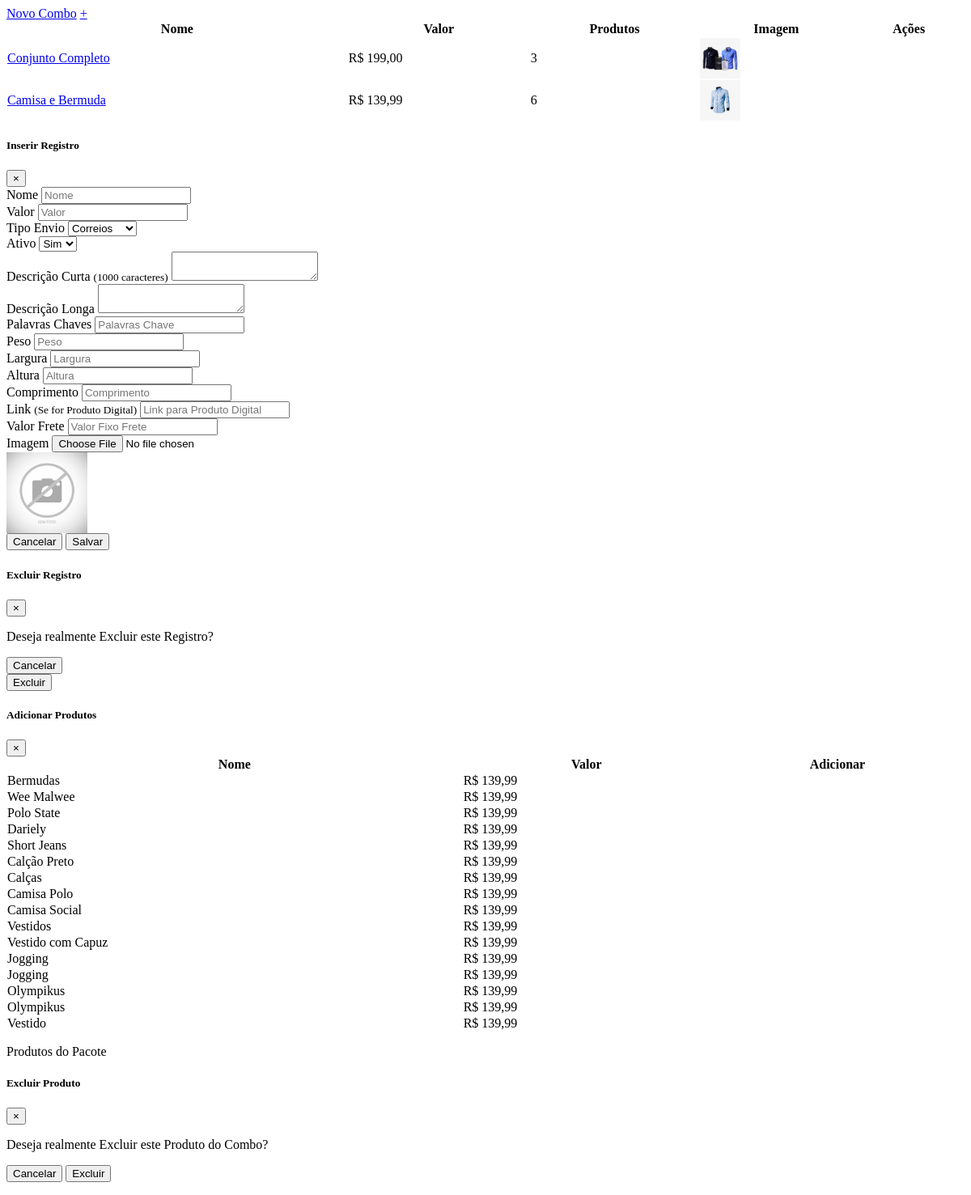
The page /sistema/painel-admin/combos.php (signed in) on the database as committed earlier.
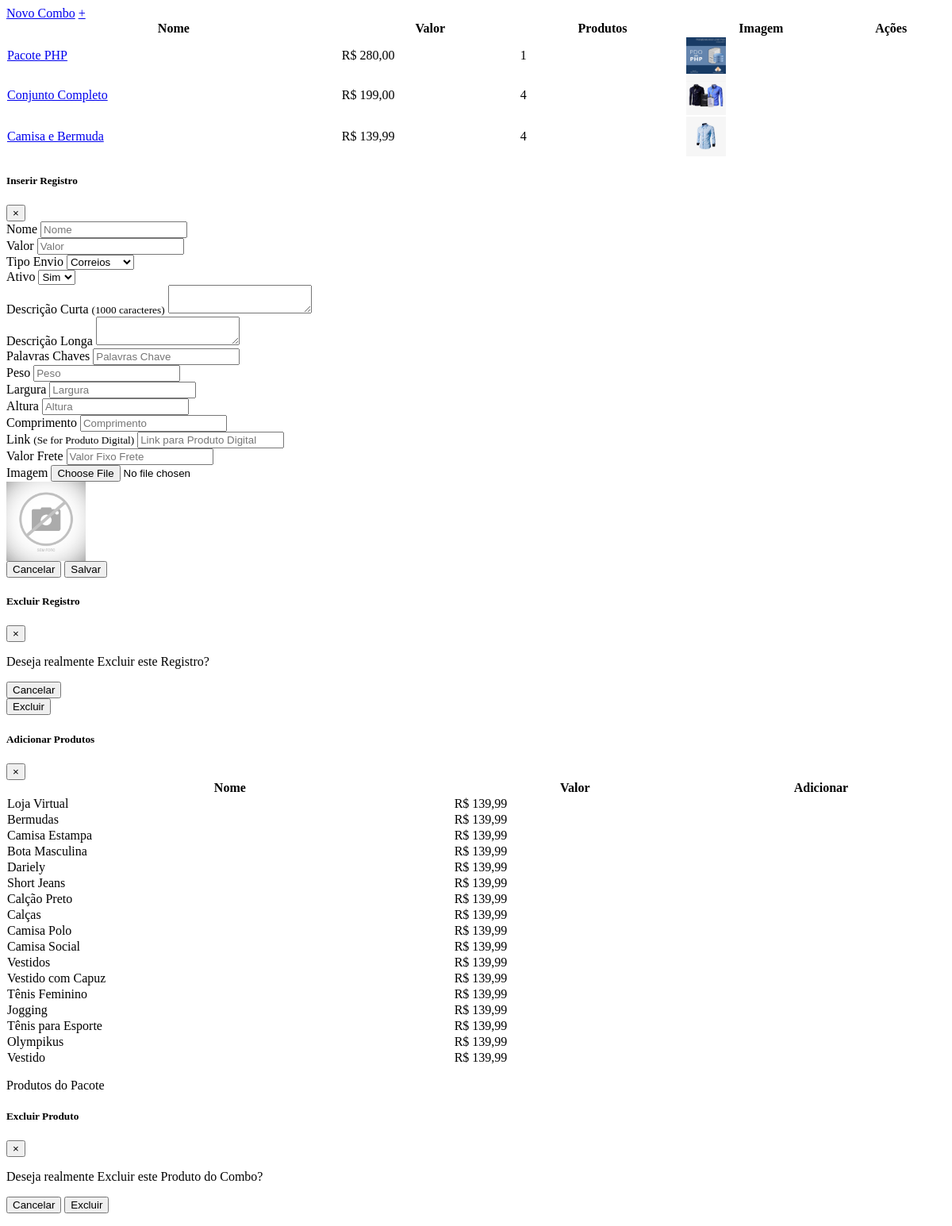
The same page on the database as committed later.
### tables this page shows
CREATE TABLE `combos` (
  `id` int(11) NOT NULL AUTO_INCREMENT,
  `nome` varchar(100) NOT NULL,
  `nome_url` varchar(50) NOT NULL,
  `descricao` varchar(1000) NOT NULL,
  `descricao_longa` text NOT NULL,
  `valor` decimal(8,2) NOT NULL,
  `imagem` varchar(100) NOT NULL,
  `tipo_envio` int(1) NOT NULL,
  `palavras` varchar(250) NOT NULL,
  `ativo` varchar(5) NOT NULL,
  `peso` double(8,2) NOT NULL,
  `largura` double(8,2) NOT NULL,
  `altura` double(8,2) NOT NULL,
  `comprimento` double(8,2) NOT NULL,
  `valor_frete` decimal(10,2) DEFAULT NULL,
  `vendas` int(11) DEFAULT NULL,
  `link` varchar(150) DEFAULT NULL,
  PRIMARY KEY (`id`)
);

CREATE TABLE `produtos` (
  `id` int(11) NOT NULL AUTO_INCREMENT,
  `categoria` int(11) NOT NULL,
  `sub_categoria` int(11) NOT NULL,
  `nome` varchar(100) NOT NULL,
  `nome_url` varchar(100) NOT NULL,
  `descricao` varchar(1000) NOT NULL,
  `descricao_longa` text NOT NULL,
  `valor` decimal(10,2) NOT NULL,
  `imagem` varchar(100) NOT NULL,
  `estoque` int(11) NOT NULL,
  `tipo_envio` int(11) NOT NULL,
  `palavras` varchar(250) NOT NULL,
  `ativo` varchar(5) NOT NULL,
  `peso` double(8,2) DEFAULT NULL,
  `largura` int(11) DEFAULT NULL,
  `altura` int(11) DEFAULT NULL,
  `comprimento` int(11) DEFAULT NULL,
  `modelo` varchar(100) DEFAULT NULL,
  `valor_frete` decimal(8,2) DEFAULT NULL,
  `promocao` varchar(5) NOT NULL,
  `vendas` int(11) DEFAULT NULL,
  `link` varchar(150) DEFAULT NULL,
  PRIMARY KEY (`id`)
);

### sistema/painel-admin/combos.php (the view, shortened to what this page needs)
<?php
$pag = "combos";
require_once("../../conexao.php");
?>
<div class="row mt-4 mb-4">
  <a type="button" class="btn-primary btn-sm ml-3 d-none d-md-block" href="index.php?pag=<?php echo $pag ?>&funcao=novo">Novo Combo</a>
  <a type="button" class="btn-primary btn-sm ml-3 d-block d-sm-none" href="index.php?pag=<?php echo $pag ?>&funcao=novo">+</a>
</div>
<div class="card shadow mb-4">
  <div class="card-body">
    <div class="table-responsive">
      <table class="table table-bordered" id="dataTable" width="100%" cellspacing="0">
        <thead>
          <tr>
            <th>Nome</th>
            <th>Valor</th>
            <th>Produtos</th>
            <th>Imagem</th>
            <th>Ações</th>
          </tr>
        </thead>
        <tbody>
         <?php
         $query = $pdo->query("SELECT * FROM combos order by id desc ");
         $res = $query->fetchAll(PDO::FETCH_ASSOC);
         for ($i=0; $i < count($res); $i++) {
          $nome = $res[$i]['nome'];
          $valor = $res[$i]['valor'];
          $imagem = $res[$i]['imagem'];
          $id = $res[$i]['id'];
          $valor = number_format($valor, 2, ',', '.');
          $query2 = $pdo->query("SELECT * FROM prod_combos where id_combo = '$id' ");
          $res2 = $query2->fetchAll(PDO::FETCH_ASSOC);
          $total_produtos = @count($res2);
          ?>
          <tr>
            <td>
              <a href="index.php?pag=<?php echo $pag ?>&funcao=produtos&id=<?php echo $id ?>" class="text-info">
                <?php echo $nome ?>
              </a>
            </td>
            <td>R$ <?php echo $valor ?></td>
            <td><?php echo $total_produtos ?></td>
            <td><img src="../../img/combos/<?php echo $imagem ?>" width="50"></td>
            <td>
           </td>
         </tr>
       <?php } ?>
     </tbody>
   </table>
 </div>
</div>
</div>
<div class="modal fade" id="modalDados" tabindex="-1" role="dialog" aria-labelledby="exampleModalLabel" aria-hidden="true">
  <div class="modal-dialog modal-lg" role="document">
    <div class="modal-content">
      <div class="modal-header">
        <?php
        if (@$_GET['funcao'] == 'editar') {
          $titulo = "Editar Registro";
          $id2 = $_GET['id'];
          $query = $pdo->query("SELECT * FROM combos where id = '" . $id2 . "' ");
          $res = $query->fetchAll(PDO::FETCH_ASSOC);
          $nome2 = $res[0]['nome'];
          $imagem2 = $res[0]['imagem'];
          $valor2 = $res[0]['valor'];
          $descricao2 = $res[0]['descricao'];
          $desc_longa2 = $res[0]['descricao_longa'];
          $tipo_envio2 = $res[0]['tipo_envio'];
          $palavras2 = $res[0]['palavras'];
          $ativo2 = $res[0]['ativo'];
          $peso2 = $res[0]['peso'];
          $largura2 = $res[0]['largura'];
          $altura2 = $res[0]['altura'];
          $comprimento2 = $res[0]['comprimento'];
          $valor_frete2 = $res[0]['valor_frete'];
          $link2 = $res[0]['link'];
        } else {
          $titulo = "Inserir Registro";
        }
        ?>
        <h5 class="modal-title" id="exampleModalLabel"><?php echo $titulo ?></h5>
        <button type="button" class="close" data-dismiss="modal" aria-label="Close">
          <span aria-hidden="true">&times;</span>
        </button>
      </div>
      <form id="form" method="POST">
        <div class="modal-body">
          <div class="row">
            <div class="col-md-4">
             <div class="form-group">
              <label >Nome</label>
              <input value="<?php echo @$nome2 ?>" type="text" class="form-control form-control-sm" id="nome-cat" name="nome-cat" placeholder="Nome">
            </div>
          </div>
          <div class="col-md-3">
           <div class="form-group">
            <label >Valor</label>
            <input value="<?php echo @$valor2 ?>" type="text" class="form-control form-control-sm" id="valor" name="valor" placeholder="Valor">
          </div>
        </div>
        <div class="col-md-3">
         <div class="form-group">
          <label >Tipo Envio</label>
          <select class="form-control form-control-sm" name="tipo_envio" id="tipo_envio">
            <?php
            $query2 = $pdo->query("SELECT * from tipo_envios order by nome asc ");
            $res2 = $query2->fetchAll(PDO::FETCH_ASSOC);
            for ($i=0; $i < count($res2); $i++) {
              if(@$nomeTipo != $res2[$i]['nome']){
               echo "<option value='".$res2[$i]['id']."' >" . $res2[$i]['nome'] . "</option>";
             }
           }
           ?>
         </select>
       </div>
     </div>
     <div class="col-md-2">
       <div class="form-group">
        <label >Ativo</label>
        <select class="form-control form-control-sm" name="ativo" id="ativo">
          <?php
          if(@$ativo2 != "Sim"){
           echo "<option value='Sim'>Sim</option>";
         }
         ?>
       </select>
     </div>
   </div>
 </div>
 <div class="form-group">
  <label >Descrição Curta <small>(1000 caracteres)</small></label>
  <textarea maxlength="1000" class="form-control form-control-sm" id="descricao" name="descricao" ><?php echo @$descricao2 ?></textarea>
</div>
<div class="form-group">
  <label >Descrição Longa </label>
  <textarea  class="form-control form-control-sm" id="descricao_longa" name="descricao_longa" ><?php echo @$desc_longa2 ?></textarea>
</div>
<div class="form-group">
  <label >Palavras Chaves</label>
  <input value="<?php echo @$palavras2 ?>" type="text" class="form-control form-control-sm" id="palavras" name="palavras" placeholder="Palavras Chave">
</div>
<div class="row">
  <div class="col-md-3">
   <div class="form-group">
    <label >Peso</label>
    <input value="<?php echo @$peso2 ?>" type="text" class="form-control form-control-sm" id="peso" name="peso" placeholder="Peso">
  </div>
</div>
<div class="col-md-3">
 <div class="form-group">
  <label >Largura</label>
  <input value="<?php echo @$largura2 ?>" type="text" class="form-control form-control-sm" id="largura" name="largura" placeholder="Largura">
</div>
</div>
<div class="col-md-3">
 <div class="form-group">
  <label >Altura</label>
  <input value="<?php echo @$altura2 ?>" type="text" class="form-control form-control-sm" id="altura" name="altura" placeholder="Altura">
</div>
</div>
<div class="col-md-3">
 <div class="form-group">
  <label >Comprimento</label>
  <input value="<?php echo @$comprimento2 ?>" type="text" class="form-control form-control-sm" id="comprimento" name="comprimento" placeholder="Comprimento">
</div>
</div>
</div>
<div class="form-group">
    <label >Link <small>(Se for Produto Digital)</small></label>
    <input value="<?php echo @$link2 ?>" type="text" class="form-control form-control-sm" id="link" name="link" placeholder="Link para Produto Digital">
</div>
<div class="row">
 <div class="col-md-4">
  <div class="form-group">
    <label >Valor Frete</label>
    <input value="<?php echo @$valor_frete2 ?>" type="text" class="form-control form-control-sm" id="valor-frete" name="valor-frete" placeholder="Valor Fixo Frete">
  </div>
</div>
<div class="col-md-4">
 <div class="form-group">
  <label >Imagem</label>
  <input type="file" value="<?php echo @$imagem2 ?>"  class="form-control-file" id="imagem" name="imagem" onChange="carregarImg();">
</div>
</div>
<div class="col-md-4 mt-4">
  <?php if(@$imagem2 != ""){ ?>
    <img src="../../img/combos/<?php echo $imagem2 ?>" width="100" height="100" id="target">
  <?php  }else{ ?>
    <img src="../../img/combos/sem-foto.jpg" width="100" height="100" id="target">
  <?php } ?>
</div>
</div>
</div>
<div class="modal-footer">
  <button type="button" id="btn-fechar" class="btn btn-secondary" data-dismiss="modal">Cancelar</button>
  <button type="submit" name="btn-salvar" id="btn-salvar" class="btn btn-primary">Salvar</button>
</div>
</form>
</div>
</div>
</div>
<div class="modal" id="modal-deletar" tabindex="-1" role="dialog">
  <div class="modal-dialog" role="document">
    <div class="modal-content">
      <div class="modal-header">
        <h5 class="modal-title">Excluir Registro</h5>
        <button type="button" class="close" data-dismiss="modal" aria-label="Close">
          <span aria-hidden="true">&times;</span>
        </button>
      </div>
      <div class="modal-body">
        <p>Deseja realmente Excluir este Registro?</p>
      </div>
      <div class="modal-footer">
        <button type="button" class="btn btn-secondary" data-dismiss="modal" id="btn-cancelar-excluir">Cancelar</button>
        <form method="post">
          <button type="button" id="btn-deletar" name="btn-deletar" class="btn btn-danger">Excluir</button>
        </form>
      </div>
    </div>
  </div>
</div>
<div class="modal fade" id="modal-produtos" tabindex="-1" role="dialog">
  <div class="modal-dialog modal-lg" role="document">
    <div class="modal-content">
      <div class="modal-header">
        <h5 class="modal-title">Adicionar Produtos</h5>
        <button type="button" class="close" data-dismiss="modal" aria-label="Close">
          <span aria-hidden="true">&times;</span>
        </button>
      </div>
      <div class="modal-body">
        <div class="row">
          <div class="col-md-9" >
            <div class="table-responsive">
              <table class="table table-bordered" id="dataTable2" width="100%" cellspacing="0">
                <thead>
                  <tr>
                    <th>Nome</th>
                    <th>Valor</th>
                    <th>Adicionar</th>
                  </tr>
                </thead>
                <tbody>
                  <?php
                  $query = $pdo->query("SELECT * FROM produtos where ativo = 'Sim' order by id desc ");
                  $res = $query->fetchAll(PDO::FETCH_ASSOC);
                  for ($i=0; $i < count($res); $i++) {
                    $nome_prod = $res[$i]['nome'];
                    ?>
                    <tr>
                      <td>
                        <?php echo $nome_prod ?>
                      </td>
                      <td>R$ <?php echo $valor ?></td>
                      <td>
                      </td>
                    </tr>
                  <?php } ?>
                </tbody>
              </table>
            </div>
          </div>
          <div class="col-md-3">
            <p>Produtos do Pacote </p>
          </div>
        </div>
      </div>
    </div>
  </div>
</div>
<div class="modal" id="modalDeletarProd" tabindex="-1" role="dialog">
  <div class="modal-dialog" role="document">
    <div class="modal-content">
      <div class="modal-header">
        <h5 class="modal-title">Excluir Produto</h5>
        <button type="button" class="close" data-dismiss="modal" aria-label="Close">
          <span aria-hidden="true">&times;</span>
        </button>
      </div>
      <div class="modal-body">
        <p>Deseja realmente Excluir este Produto do Combo?</p>
      </div>
      <div class="modal-footer">
        <form method="post">
          <button type="button" class="btn btn-secondary" data-dismiss="modal" id="btn-cancelar-excluir-produto">Cancelar</button>
          <button type="button" id="btn-deletar-produto" name="btn-deletar-produto" class="btn btn-danger">Excluir</button>
        </form>
      </div>
    </div>
  </div>
</div>

Rows that differ between the two databases and show on the page:
added combos: nome "Pacote PHP", valor "280,00", total_produtos "1", imagem (picture)
computed for combos "Conjunto Completo": total_produtos "3" → "4"
changed combos "Camisa e Bermuda": total_produtos "6" → "4"
added produtos: nome "Loja Virtual", $valor "139,99"
changed produtos: nome "Wee Malwee" → "Camisa Estampa"
changed produtos: nome "Polo State" → "Bota Masculina"
changed produtos: nome "Jogging" → "Tênis Feminino"
changed produtos: nome "Olympikus" → "Tênis para Esporte"
